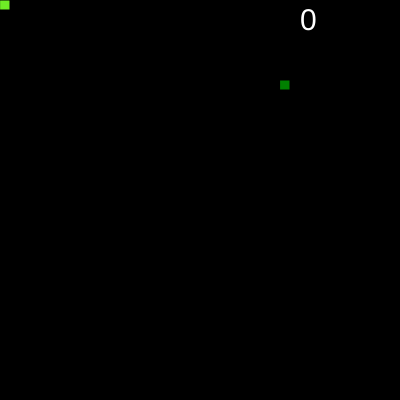
Frame 1 (no input)
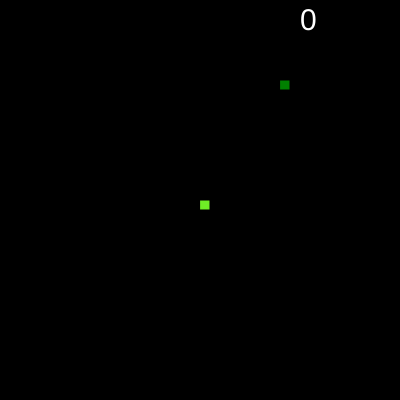
Frame 60 (no input)
Frame 120 (the mouse pressed at the canvas centre since frame 60): identical to frame 60, image omitted

The p5.js sketch that drew these frames (run headless with seeded random() and noise() and a simulated clock; from frame 60 on, the mouse is pressed at the canvas centre):

// p5.js sketch
// ── sketch.js
var agent;
var food;

function setup() {
  createCanvas(400, 400);
  agent = {x:200, y:200, w:10, h:10, posX:0, posY:0, 
             speed:0.5,   dirX:0, dirY:0, score:0};
  food = {x:int(random(0,40)) * 10, 
          y:int(random(0, 40)) * 10, s:10};
}

function draw() {
  background(0);
  show();
	move();
  updateFood();
}

function mouseClicked() {
	var dirSelectX = mouseX - agent.x;
	var dirSelectY = mouseY - agent.y;
  if(dirSelectX > abs(dirSelectY)){
	agent.dirX = 1;
	agent.dirY = 0;
  }
  if(-dirSelectX > abs(dirSelectY)){
	agent.dirX = -1;
	agent.dirY = 0;
  }
  if(dirSelectY > abs(dirSelectX)){
	agent.dirX = 0;
	agent.dirY = 1;
  }
  if(-dirSelectY > abs(dirSelectX)){
	agent.dirX = 0;
	agent.dirY = -1;
  }
  return false;
}


function move(){
  if(keyIsDown(LEFT_ARROW)){
    agent.dirX = -1;
    agent.dirY = 0;
  }
  if(keyIsDown(RIGHT_ARROW)){
    agent.dirX = 1;
    agent.dirY = 0;
  }
  if(keyIsDown(UP_ARROW)){
    agent.dirX = 0;
    agent.dirY = -1;
  }
  if(keyIsDown(DOWN_ARROW)){
    agent.dirX = 0;
    agent.dirY = 1;
  }
  
  agent.x += agent.dirX * agent.speed;
  agent.y += agent.dirY * agent.speed;
  agent.posX = int(agent.x / agent.w) * agent.w;
  agent.posY = int(agent.y / agent.h) * agent.h;
}

function updateFood(){
  fill("green");
  rect(food.x, food.y, food.s, food.s);
  if(food.x == agent.posX && food.y == agent.posY){
    food.x = int(random(1,39)) * food.s;
    food.y = int(random(1,39)) * food.s;
    agent.score += 1;
    agent.speed += 0.1;
  }
}

function show(){
  fill(255);
  textSize(30);
  text(agent.score, 300, 30);
  fill(111, 237, 38);
  rect(agent.posX, agent.posY, agent.w, agent.h);
}
